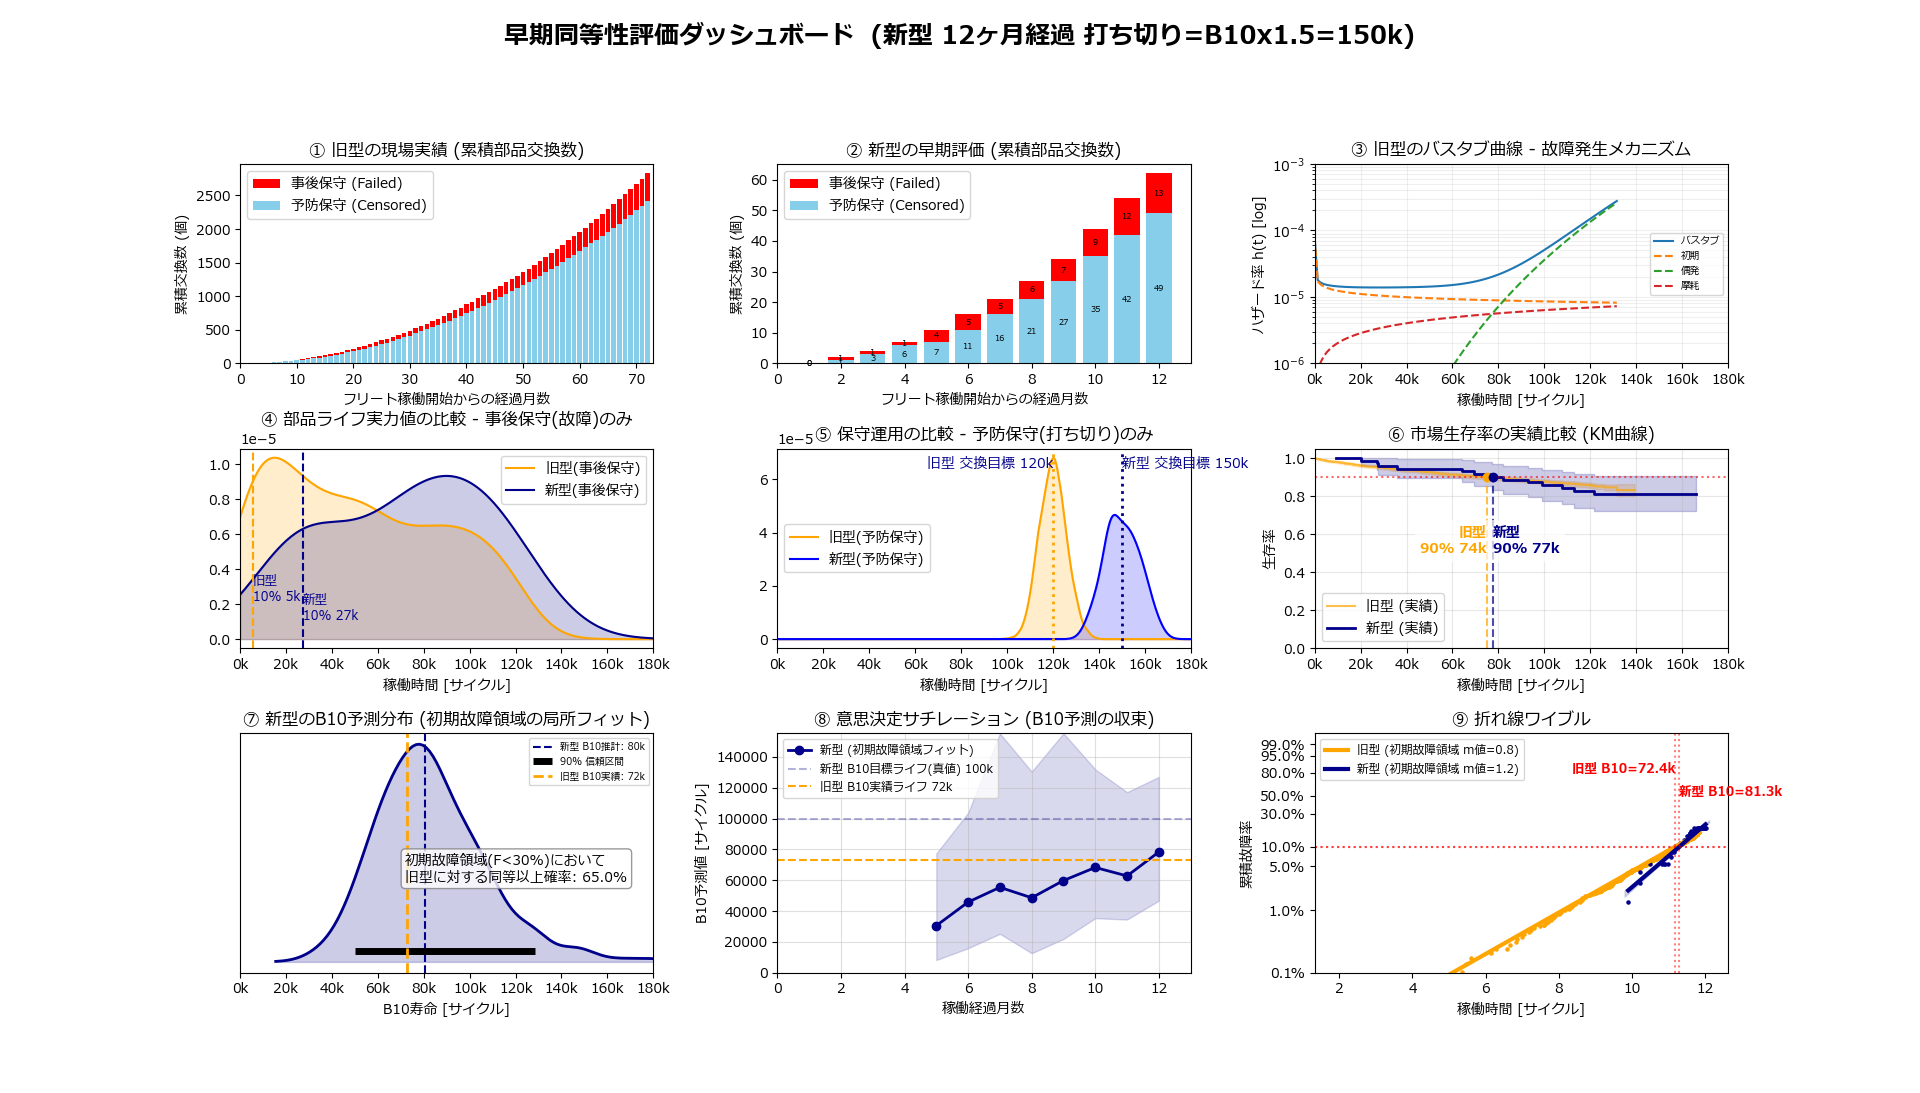

Recreate this plot in Python.
# fleet_reliability_simulator.py

import math
import numpy as np
import pandas as pd
import matplotlib.pyplot as plt
import matplotlib.ticker as ticker
import scipy.stats as stats
import warnings
from matplotlib.gridspec import GridSpec
from scipy.optimize import minimize
from reliability.Distributions import Weibull_Distribution

# 日本語フォント設定 (環境に合わせる)
plt.rcParams['font.family'] = 'sans-serif'
plt.rcParams['font.sans-serif'] = ['Meiryo', 'Hiragino Maru Gothic Pro', 'Yu Gothic', 'Arial']

# シミュレーション用パラメータ
EVAL_MONTHS_NEW = 12
# EVAL_MONTHS_NEW = 24
# EVAL_MONTHS_NEW = 36
# EVAL_MONTHS_NEW = 48
# EVAL_MONTHS_NEW = 60
# EVAL_MONTHS_NEW = 72
EVAL_MONTHS_OLD = 72

CENSORING_FACTOR = 1.5   # 予防保守目標

CYCLES_PER_DAY = 4000

B10_TARGET_NEW = 100000  # 設計ライフ(新型)
B10_TARGET_OLD = 80000   # 設計ライフ(旧型)
PM_TARGET_NEW = B10_TARGET_NEW * CENSORING_FACTOR  # 予防保守目標(新型) = 設計ライフ(新型) x CENSORING_FACTOR
PM_TARGET_OLD = B10_TARGET_OLD * CENSORING_FACTOR  # 予防保守目標(旧型) = 設計ライフ(旧型) x CENSORING_FACTOR

# 競合モデルのワイブルパラメータ (シミュレーション用データ作成時、および③バスタブ曲線で参照する)
#   beta : β値
#   prob : 生成確率
# * alphaは持たない。理由: B10からスケーリングするため不要。
WEIBULL_MODES = [
    {'beta': 0.7, 'prob': 0.3},  # 初期故障モード β<1
    {'beta': 1.0, 'prob': 0.4},  # 偶発故障モード β=1
    {'beta': 2.5, 'prob': 0.3},  # 摩耗故障モード β>1
]
print(f'WEIBULL_MODES={WEIBULL_MODES}')


# 軸ラベルを k 単位にフォーマット
def cycle_formatter(x, pos):
    return f'{int(x/1000)}k'


# ==========================================
# データシミュレーション・エンジン (混合ワイブルモデル)
# ==========================================
def generate_fleet_data(is_new=False, seed=42):
    global b10_target, pm_target

    np.random.seed(seed)

    # グローバル変数からの設定
    if is_new:
        total_months, n_machines = EVAL_MONTHS_NEW, EVAL_MONTHS_NEW  # 機械は毎月1台ずつ増えると仮定
        b10_target = B10_TARGET_NEW
        pm_target = PM_TARGET_NEW
    else:
        total_months, n_machines = EVAL_MONTHS_OLD, EVAL_MONTHS_OLD  # 機械は毎月1台ずつ増えると仮定
        b10_target = B10_TARGET_OLD
        pm_target = PM_TARGET_OLD

    # ------------------------------------------------
    # 混合ワイブル分布プール (初期・偶発・摩耗) の生成
    # ------------------------------------------------
    POOL_SIZE = 15000  # 十分な量のダミー部品を生成

    # 各部品がどの故障モードの運命を背負うかを発生率で割り当て
    mode_indices = np.random.choice([0, 1, 2], size=POOL_SIZE, p=[m['prob'] for m in WEIBULL_MODES])
    raw_lives = np.zeros(POOL_SIZE)

    # 指定されたβ値を持つ標準ワイブル分布からサンプリング
    for i, m in enumerate(WEIBULL_MODES):
        mask = (mode_indices == i)
        n_mode = np.sum(mask)
        if n_mode > 0:
            raw_lives[mask] = np.random.weibull(m['beta'], n_mode)

    # 混合分布全体のB10を算出し、指定のB10設計ライフになるよう全体をスケーリング
    raw_b10 = np.percentile(raw_lives, 10)
    pool_lives = raw_lives * (b10_target / raw_b10)

    # ------------------------------------------------
    # フリート運用のシミュレーション
    # ------------------------------------------------
    records = []
    pool_idx = 0

    for machine_id in range(1, n_machines + 1):
        start_day = (machine_id - 1) * 30
        end_day = total_months * 30
        current_day = start_day

        while current_day < end_day:
            # プールから部品の真の寿命 (Intrinsic Life) を取り出す
            intrinsic_cycles = pool_lives[pool_idx]
            pool_idx += 1

            # 予防保守(PM)の実施タイミング (目標ライフに対して±5%程度の現場の運用バラツキを付与)
            global pm_cycles
            pm_cycles = np.random.normal(pm_target, pm_target * 0.05)

            # 実際に稼働できたサイクル数 (寿命で壊れるか、予防保守で交換されるか早い方)
            actual_cycles = min(intrinsic_cycles, pm_cycles)
            actual_days = actual_cycles / CYCLES_PER_DAY

            # イベントの判定
            status = 'Failed (事後保守)' if intrinsic_cycles < pm_cycles else 'Censored (予防保守)'

            if current_day + actual_days >= end_day:
                # シミュレーション終了時点でまだ機械の中で動いている場合 (Active)
                observed_days = end_day - current_day
                observed_cycles = observed_days * CYCLES_PER_DAY
                records.append({
                    'Machine_ID': machine_id,
                    'Status': 'Active (稼働中)',
                    'Observed_Cycles': observed_cycles,
                    'Observed_Months': observed_days / 30,
                    'Event_Day': end_day,
                    'Event_Month': total_months
                })
                break
            else:
                # 部品交換 (Failed または Censored) が発生した場合
                current_day += actual_days
                records.append({
                    'Machine_ID': machine_id,
                    'Status': status,
                    'Observed_Cycles': actual_cycles,
                    'Observed_Months': actual_days / 30,
                    'Event_Day': current_day,
                    'Event_Month': int(current_day // 30) + 1
                })

    freet_data_df = pd.DataFrame(records)
    freet_data_df['Month_Bin'] = (freet_data_df['Event_Day'] // 30).astype(int) + 1

    return freet_data_df


# ==========================================
# ブートストラップ用の軽量KM関数 (局所ワイブル回帰 + ブートストラップ)
# ==========================================
def compute_km_simple(durations, events):
    """ブートストラップ用の軽量KM関数"""
    times = np.sort(np.unique(durations))
    survival = []
    n_at_risk = len(durations)
    surv_prob = 1.0
    for t in times:
        deaths = np.sum((durations == t) & events)
        censored = np.sum((durations == t) & ~events)
        if n_at_risk > 0:
            surv_prob *= (1 - deaths / n_at_risk)
        survival.append(surv_prob)
        n_at_risk -= (deaths + censored)
    return np.array(times), np.array(survival)


# ==========================================
# 打ち切り(Censored)データを生かすカプラン・マイヤー(KM)ベースの局所フィット
# ==========================================
def bootstrap_b10_local(df_m, n_boot=200, target_f_limit=0.3):
    b10_estimates = []
    durations = df_m['Observed_Cycles'].values
    events = (df_m['Status'] == 'Failed (事後保守)').values
    n_samples = len(durations)

    # 全体の事後保守が少なすぎる場合 (最低3点は必要)
    if np.sum(events) < 3:
        return np.array([])

    for _ in range(n_boot):
        idx = np.random.choice(n_samples, n_samples, replace=True)
        d_boot = durations[idx]
        e_boot = events[idx]

        t, s = compute_km_simple(d_boot, e_boot)
        f = 1 - s
        mask = (f > 0) & (f <= target_f_limit) & (s > 0)

        # フィットには最低2点のユニークなプロット点が必要
        if np.sum(mask) >= 2:
            X = np.log(t[mask])
            Y = np.log(-np.log(1 - f[mask]))

            # Xに重複しかない(特異行列になる)ケースを排除
            if len(np.unique(X)) >= 2:
                slope, intercept = np.polyfit(X, Y, 1)

                # 傾き(β)に関する発散防止
                # βが極端に小さい(<0.3)とB10が無限大に発散するため、物理的に妥当な傾きのみ採用
                if slope > 0.3:
                    b10_y = np.log(-np.log(0.9))
                    b10_x = (b10_y - intercept) / slope

                    # オーバーフロー防止 (exp(20)は約4.8億サイクル)
                    if b10_x < 20:
                        val = np.exp(b10_x)
                        if not np.isinf(val):
                            b10_estimates.append(val)

    return np.array(b10_estimates)


def fit_weibull_simple(durations, events):
    """全データを用いたシンプルな最小二乗法ワイブル回帰"""
    t, s = compute_km_simple(durations, events)
    mask = (s < 1.0) & (s > 0.0) & (t > 0)
    if np.sum(mask) < 2:
        return None, None
    X = np.log(t[mask])
    Y = np.log(-np.log(s[mask]))
    slope, intercept = np.polyfit(X, Y, 1)
    eta = np.exp(-intercept / slope)
    return slope, eta


def get_weibull_y(f_percent):
    """累積故障率(%)をワイブル軸のY値に変換"""
    return np.log(-np.log(1 - f_percent / 100))


# ==========================================
# KM曲線計算用ヘルパー関数
# ==========================================
def compute_km(durations, events):
    times = np.sort(np.unique(durations))
    survival, ci_lower, ci_upper = [], [], []
    n_at_risk = len(durations)
    surv_prob = 1.0
    var_sum = 0.0

    for t in times:
        deaths = np.sum((durations == t) & events)
        censored = np.sum((durations == t) & ~events)
        if n_at_risk > 0:
            surv_prob *= (1 - deaths / n_at_risk)
            # Greenwoodの公式による分散の累積
            if n_at_risk > deaths:
                var_sum += deaths / (n_at_risk * (n_at_risk - deaths))

        survival.append(float(surv_prob))

        # 95%信頼区間
        se = surv_prob * np.sqrt(var_sum)
        ci_lower.append(max(0.0, surv_prob - 1.96 * se))
        ci_upper.append(min(1.0, surv_prob + 1.96 * se))

        n_at_risk -= (deaths + censored)
    return times, survival, ci_lower, ci_upper


# 色設定
color_active = '#348ABD'    # 青系
color_censored = '#A60628'  # 赤系
color_failed = '#7A68A6'    # 紫系
colors = [color_active, color_censored, color_failed]
labels = ['Active (稼働中)', 'Censored (予防保守)', 'Failed (事後保守)']


def main():
    # ------------------------------------------
    # ダッシュボード描画
    # ------------------------------------------
    fig = plt.figure(figsize=(18, 14))
    gs = GridSpec(3, 3, height_ratios=[1, 1, 1.2], hspace=0.4, wspace=0.3)
    fig.suptitle(
        f'早期同等性評価ダッシュボード  (新型 {EVAL_MONTHS_NEW}ヶ月経過 打ち切り=B10x{CENSORING_FACTOR}={PM_TARGET_NEW/1000:.0f}k)',
        fontsize=18, fontweight='bold')

    # データ生成
    df_old = generate_fleet_data(is_new=False)
    df_new = generate_fleet_data(is_new=True)

    print(f'df_new=\n{df_new}')
    print(df_new.groupby(by=['Status'])['Observed_Cycles'].describe())

    # -------------------------------------------------------------------
    # 【上段】 ①② 推移ビュー / ③ バスタブ曲線
    # -------------------------------------------------------------------

    # ① 旧型の現場実績 累積イベント数 (Failed vs Censored)
    if True:
        ax1 = fig.add_subplot(gs[0, 0])
        df_old_plot = df_old[df_old['Status'] != 'Active (稼働中)']    # (Activeを除外し、累積値として描画)

        pivot1 = df_old_plot.groupby(['Month_Bin', 'Status'], observed=False).size().unstack(fill_value=0)
        for col in ['Censored (予防保守)', 'Failed (事後保守)']:
            if col not in pivot1:
                pivot1[col] = 0
        pivot1 = pivot1.reindex(range(1, EVAL_MONTHS_OLD + 1), fill_value=0)
        pivot1_cumsum = pivot1.cumsum()  # 累積和計算

        p1 = ax1.bar(pivot1_cumsum.index, pivot1_cumsum['Censored (予防保守)'], color='skyblue', label='予防保守 (Censored)')
        p2 = ax1.bar(pivot1_cumsum.index, pivot1_cumsum['Failed (事後保守)'], bottom=pivot1_cumsum['Censored (予防保守)'], color='red', label='事後保守 (Failed)')

        # 数値ラベル
        if False:  # 煩雑のため非表示
            fontsize = 6
            ax1.bar_label(p1, label_type='center', fontsize=fontsize, color='black')
            ax1.bar_label(p2, label_type='center', fontsize=fontsize, color='black')

            # 数値ラベル 事後保守+予防保守
            df_new_current = df_new[df_new['Event_Month'] <= EVAL_MONTHS_NEW]
            labels = ['旧型機', '新型機']
            failed_counts = [
                df_old[df_old['Status'] == 'Failed (事後保守)'].shape[0],
                df_new_current[df_new_current['Status'] == 'Failed (事後保守)'].shape[0]]
            censored_counts = [
                df_old[df_old['Status'] == 'Censored (予防保守)'].shape[0],
                df_new_current[df_new_current['Status'] == 'Censored (予防保守)'].shape[0]]
            # ax1.bar_label(p2, labels=[f'Total:{f+c}' for f, c in zip(failed_counts, censored_counts)], padding=3, fontsize=fontsize)

        ax1.set_title('① 旧型の現場実績 (累積部品交換数)')
        ax1.set_xlim(0, EVAL_MONTHS_OLD + 1)
        ax1.set_xlabel('フリート稼働開始からの経過月数')
        ax1.set_ylabel('累積交換数 (個)')

        ax1.legend(loc='upper left')
        # 凡例の並び順を逆転 [Failed, Censored]
        handles, labels = ax1.get_legend_handles_labels()
        ax1.legend(handles[::-1], labels[::-1])

    # ② 新型の早期評価 (Activeを除外し、累積値として描画)
    if True:
        ax2 = fig.add_subplot(gs[0, 1])
        df_new_plot = df_new[df_new['Status'] != 'Active (稼働中)'].copy()

        pivot2 = df_new_plot.groupby(['Month_Bin', 'Status'], observed=False).size().unstack(fill_value=0)
        for col in ['Censored (予防保守)', 'Failed (事後保守)']:
            if col not in pivot2: pivot2[col] = 0
        pivot2 = pivot2.reindex(range(1, EVAL_MONTHS_NEW + 1), fill_value=0)
        pivot2_cumsum = pivot2.cumsum()  # 累積和計算

        p1 = ax2.bar(pivot2_cumsum.index, pivot2_cumsum['Censored (予防保守)'], color='skyblue', label='予防保守 (Censored)')
        p2 = ax2.bar(pivot2_cumsum.index, pivot2_cumsum['Failed (事後保守)'], bottom=pivot2_cumsum['Censored (予防保守)'], color='red', label='事後保守 (Failed)')

        # 数値ラベル
        fontsize = 6
        ax2.bar_label(p1, label_type='center', fontsize=fontsize, color='black')
        ax2.bar_label(p2, label_type='center', fontsize=fontsize, color='black')

        # 数値ラベル 事後保守+予防保守
        df_new_current = df_new[df_new['Event_Month'] <= EVAL_MONTHS_NEW]
        labels = ['旧型機', '新型機']
        failed_counts = [
            df_old[df_old['Status'] == 'Failed (事後保守)'].shape[0],
            df_new_current[df_new_current['Status'] == 'Failed (事後保守)'].shape[0]]
        censored_counts = [
            df_old[df_old['Status'] == 'Censored (予防保守)'].shape[0],
            df_new_current[df_new_current['Status'] == 'Censored (予防保守)'].shape[0]]
        # ax2.bar_label(p2, labels=[f'Total:{f+c}' for f, c in zip(failed_counts, censored_counts)], padding=3, fontsize=fontsize)
        ax2.set_title('② 新型の早期評価 (累積部品交換数)')

        ax2.set_xlim(0, EVAL_MONTHS_NEW + 1)
        ax2.set_xlabel('フリート稼働開始からの経過月数')
        ax2.set_ylabel('累積交換数 (個)')

        ax2.legend(loc='upper left')
        # 凡例の並び順を逆転 [Failed, Censored]
        handles, labels = ax2.get_legend_handles_labels()
        ax2.legend(handles[::-1], labels[::-1])

    # ③ バスタブ曲線
    def draw_bathtub_chart(arg_df):
        print("③バスタブ曲線:")
        df = arg_df[arg_df['Status'] != 'Active (稼働中)']
        df = arg_df[arg_df['Status'] != 'Censored (予防保守)']  # 残りは Failed

        combined_data = np.array(df['Observed_Cycles'].values)
        combined_data.sort()

        # 2. 競合ワイブルモデル（バスタブ型）の関数定義
        def weibull_hazard(t, shape, scale):
            """ワイブル分布の故障率関数 (Hazard Function)"""
            return (shape / scale) * (t / scale)**(shape - 1)

        def bathtub_hazard(t, p1, s1, p2, s2, p3, s3):
            """3つのワイブル分布の和（バスタブ型）"""
            h1 = weibull_hazard(t, p1, s1)  # 初期
            h2 = weibull_hazard(t, p2, s2)  # 偶発
            h3 = weibull_hazard(t, p3, s3)  # 摩耗
            return h1 + h2 + h3

        def log_likelihood(params, data):
            """最尤推定のための対数尤度関数（負の対数尤度を返す）"""
            p1, s1, p2, s2, p3, s3 = params

            # パラメータが正の範囲にあることを制約
            if any(p <= 0 for p in params) or any(s <= 0 for s in params):
                return 1e10

            # 故障率関数 h(t)
            h = bathtub_hazard(data, p1, s1, p2, s2, p3, s3)

            # 累積故障率関数 H(t) (データが小さい順に並んでいると仮定)
            # 簡易的に積分で計算、または数値積分が必要
            # ここでは、データ数が少ない場合の近似的な方法をとるか、
            # 定義に基づいた累積ハザード H(t) = sum( (t/scale)^shape ) を使用

            # 今回は簡単のため、対数尤度を h(t) のみで近似する手法（小データ向け）
            # 正確には survival function S(t) = exp(-H(t)) を使う

            # 累積ハザード H(t) = H1(t) + H2(t) + H3(t)
            H = (data/s1)**p1 + (data/s2)**p2 + (data/s3)**p3

            # 負の対数尤度: - ( Σ log(h(ti)) - Σ H(ti) )
            log_l = np.sum(np.log(h + 1e-10)) - np.sum(H)
            return -log_l

        # 3. バスタブパラメータ推定
        # 初期値
        #  * この指定によって初期・偶発・摩耗の形状に影響する。微妙であり、あまり変えないのが無難。
        #  * α1α2α3は存在しない。このシミュレータではB10目標から逆算しているため
        initial_guess = [
            WEIBULL_MODES[0]['beta'], 1000,    # β1, α1   初期故障
            WEIBULL_MODES[1]['beta'], 40000,   # β2, α2   偶発故障
            WEIBULL_MODES[2]['beta'], 100000,  # β3, α3   摩耗故障
        ]

        # 旧型機において比較的上手くいったときの値
        # initial_guess = [
        #     0.7, 1000,    # β1, α1
        #     1.0, 40000,   # β2, α2
        #     2.5, 100000,  # β3, α3
        # ]

        result = minimize(log_likelihood, initial_guess, args=(combined_data,), method='Nelder-Mead')

        # 4. 結果の出力
        p1, s1, p2, s2, p3, s3 = result.x
        print(f"  推定パラメータ:\n   - 初期: shape={p1:.2f}, scale={s1:.2f}\n   - 偶発: shape={p2:.2f}, scale={s2:.2f}\n   - 摩耗: shape={p3:.2f}, scale={s3:.2f}")

        # 5. 可視化
        # ハザード関数のプロット
        ax3 = fig.add_subplot(gs[0, 2])

        x_vals = np.linspace(0.1, np.max(combined_data), 100)

        # バスタブ曲線プロット
        h_fitted = bathtub_hazard(x_vals, *result.x)
        ax3.plot(x_vals, h_fitted, label='バスタブ')

        # 初期・偶発・摩耗プロット
        d_infant_mortality = Weibull_Distribution(alpha=s1, beta=p1).HF(xvals=x_vals, label='初期', linestyle='--')
        d_random_failures  = Weibull_Distribution(alpha=s2, beta=p2).HF(xvals=x_vals, label='偶発', linestyle='--')
        d_ware_out         = Weibull_Distribution(alpha=s3, beta=p3).HF(xvals=x_vals, label='摩耗', linestyle='--')

        ax3.xaxis.set_major_formatter(ticker.FuncFormatter(cycle_formatter))  # 軸ラベルを k 単位にフォーマット
        ax3.set_xlim(0, B10_TARGET_NEW * CENSORING_FACTOR * 1.2)
        ax3.set_ylim(1e-6, 1e-3)
        ax3.grid(True, which="both", ls="-", alpha=0.2)
        ax3.set_title('③ 旧型のバスタブ曲線 - 故障発生メカニズム')
        ax3.set_xlabel('稼働時間 [サイクル]')
        ax3.set_ylabel('ハザード率 h(t) [log]')
        ax3.set_yscale('log')

        ax3.legend(loc='right', fontsize='x-small')

    draw_bathtub_chart(df_old)

    # -------------------------------------------------------------------
    # 【中段】 ④設計評価 / ⑤運用評価 / ⑥市場生存率
    # -------------------------------------------------------------------

    x_grid = np.linspace(0, B10_TARGET_NEW * CENSORING_FACTOR * 2, 500)

    # ④ 設計評価 (Failed のみ抽出)
    ax4 = fig.add_subplot(gs[1, 0])
    fail_old = df_old[df_old['Status'] == 'Failed (事後保守)']['Observed_Cycles']
    fail_new = df_new[df_new['Status'] == 'Failed (事後保守)']['Observed_Cycles']

    if len(fail_old) > 1:
        ax4.plot(x_grid, stats.gaussian_kde(fail_old)(x_grid), color='orange', label='旧型(事後保守)')
        ax4.fill_between(x_grid, stats.gaussian_kde(fail_old)(x_grid), alpha=0.2, color='orange')
    if len(fail_new) > 1:
        ax4.plot(x_grid, stats.gaussian_kde(fail_new)(x_grid), color='darkblue', label='新型(事後保守)')
        ax4.fill_between(x_grid, stats.gaussian_kde(fail_new)(x_grid), alpha=0.2, color='darkblue')

    # B10ライン (理論値または実績値から算出)
    b10_old_val = np.percentile(df_old[df_old['Status'] == 'Failed (事後保守)']['Observed_Cycles'], 10)
    b10_new_val = np.percentile(df_new[df_new['Status'] == 'Failed (事後保守)']['Observed_Cycles'], 10)
    ax4.axvline(b10_old_val, color='orange', linestyle='--', alpha=1.0)
    ax4.axvline(b10_new_val, color='darkblue', linestyle='--', alpha=1.0)
    ax4.text(b10_old_val, ax4.get_ylim()[1]*0.20, f'旧型\n10% {int(b10_old_val/1000)}k', color='darkblue', ha='left', fontsize=9)
    ax4.text(b10_new_val, ax4.get_ylim()[1]*0.10, f'新型\n10% {int(b10_new_val/1000)}k', color='darkblue', ha='left', fontsize=9)

    ax4.set_title('④ 部品ライフ実力値の比較 - 事後保守(故障)のみ')
    ax4.set_xlabel('稼働時間 [サイクル]')
    ax4.xaxis.set_major_formatter(ticker.FuncFormatter(cycle_formatter))  # 軸ラベルを k 単位にフォーマット
    ax4.set_xlim(0, B10_TARGET_NEW * CENSORING_FACTOR * 1.2)
    ax4.legend()

    # ⑤ 運用評価 (Censored のみ抽出)
    ax5 = fig.add_subplot(gs[1, 1])
    cens_old = df_old[df_old['Status'] == 'Censored (予防保守)']['Observed_Cycles']
    cens_new = df_new[df_new['Status'] == 'Censored (予防保守)']['Observed_Cycles']

    if len(cens_old) > 1:
        ax5.plot(x_grid, stats.gaussian_kde(cens_old)(x_grid), color='orange', label='旧型(予防保守)')
        ax5.fill_between(x_grid, stats.gaussian_kde(cens_old)(x_grid), alpha=0.2, color='orange')
    if len(cens_new) > 1:
        ax5.plot(x_grid, stats.gaussian_kde(cens_new)(x_grid), color='blue', label='新型(予防保守)')
        ax5.fill_between(x_grid, stats.gaussian_kde(cens_new)(x_grid), alpha=0.2, color='blue')

    ax5.axvline(PM_TARGET_OLD, color='orange', linestyle=':', linewidth=2)
    ax5.axvline(PM_TARGET_NEW, color='darkblue', linestyle=':', linewidth=2)
    ax5.text(PM_TARGET_OLD, ax5.get_ylim()[1]*0.9, f'旧型 交換目標 {PM_TARGET_OLD/1000:.0f}k', color='darkblue', ha='right')
    ax5.text(PM_TARGET_NEW, ax5.get_ylim()[1]*0.9, f'新型 交換目標 {PM_TARGET_NEW/1000:.0f}k', color='darkblue', ha='left')

    ax5.set_title('⑤ 保守運用の比較 - 予防保守(打ち切り)のみ')
    ax5.set_xlabel('稼働時間 [サイクル]')
    ax5.set_xlim(0, B10_TARGET_NEW * CENSORING_FACTOR * 1.2)
    ax5.xaxis.set_major_formatter(ticker.FuncFormatter(cycle_formatter))  # 軸ラベルを k 単位にフォーマット

    ax5.legend(loc='center left')

    # ⑥ 市場生存率の実績比較と予測 (KM曲線)
    ax6 = fig.add_subplot(gs[1, 2])
    events_old = df_old['Status'] == 'Failed (事後保守)'
    t_old, s_old, l_old, u_old = compute_km(df_old['Observed_Cycles'], events_old)
    ax6.step(t_old, s_old, where='post', color='orange', alpha=0.7, label='旧型 (実績)')
    ax6.fill_between(t_old, l_old, u_old, step='post', color='orange', alpha=0.2)  # 信頼区間

    events_new = df_new['Status'] == 'Failed (事後保守)'
    t_new, s_new, l_new, u_new = compute_km(df_new['Observed_Cycles'], events_new)
    ax6.step(t_new, s_new, where='post', color='darkblue', linewidth=2, label='新型 (実績)')
    ax6.fill_between(t_new, l_new, u_new, step='post', color='darkblue', alpha=0.2)  # 信頼区間

    ax6.axhline(0.9, color='red', linestyle=':', alpha=0.6)  # 90%生存線

    # 交点の算出とプロット (簡易線形補間)
    def draw_b10_marker(times, survival, color, label):
        if min(survival) <= 0.9:
            # 0.9をまたぐ時間を特定
            b10_est = np.interp(0.9, survival[::-1], times[::-1])
            ax6.vlines(b10_est, 0, 0.9, color=color, linestyle='--', alpha=0.7)
            ax6.plot(b10_est, 0.9, 'o', color=color)
            if label == '旧型':
                ha='right'
            elif label == '新型':
                ha='left'
            else:
                assert False
            ax6.text(b10_est, 0.5, f'{label}\n90% {int(b10_est/1000)}k', color=color,
                     ha=ha, weight='bold', bbox=dict(facecolor='white', alpha=0.7, edgecolor='none'))

    draw_b10_marker(t_old, s_old, 'orange', '旧型')
    draw_b10_marker(t_new, s_new, 'darkblue', '新型')

    ax6.set_title('⑥ 市場生存率の実績比較 (KM曲線)')
    ax6.set_xlabel('稼働時間 [サイクル]')
    ax6.set_ylabel('生存率')
    ax6.set_ylim(0, 1.05)
    ax6.set_xlim(0, B10_TARGET_NEW * CENSORING_FACTOR * 1.2)
    ax6.xaxis.set_major_formatter(ticker.FuncFormatter(cycle_formatter))  # 軸ラベルを k 単位にフォーマット

    ax6.grid(alpha=0.3)
    ax6.legend()

    # -------------------------------------------------------------------
    # 【下段】 ⑦B10予測(PyMC) / ⑧累積故障数予測 (ワイド表示)
    # -------------------------------------------------------------------

    # ==========================================
    # ワイブル回帰用ヘルパー関数 (カプラン・マイヤー推定量から β, ηを算出)
    # ==========================================
    def fit_weibull_from_km(km_times, km_survival):
        # Pythonのリスト型が渡された場合に備え、NumPy配列に変換する
        km_times = np.array(km_times)
        km_survival = np.array(km_survival)

        # S(t) = 1 または 0 のデータを除外 (log(0)エラー回避)
        mask = (km_survival < 1.0) & (km_survival > 0.0) & (km_times > 0)
        if not np.any(mask):
            return None, None

        # ワイブルプロット用の変数変換: X = ln(t), Y = ln(-ln(S(t)))
        X = np.log(km_times[mask])
        Y = np.log(-np.log(km_survival[mask]))

        if len(X) < 2:
            return None, None

        # 最小二乗法で回帰直線をフィッティング
        slope, intercept = np.polyfit(X, Y, 1)
        beta = slope
        eta = np.exp(-intercept / beta)
        return beta, eta, X, Y

    beta_old, eta_old, X_old, Y_old = fit_weibull_from_km(t_old, s_old)
    beta_new, eta_new, X_new, Y_new = fit_weibull_from_km(t_new, s_new)

    # ------------------------------------------
    # ⑦ B10寿命予測 (ブートストラップ用の軽量KM関数によるCI付き分布)
    # ------------------------------------------

    ax7 = fig.add_subplot(gs[2, 0])

    print('⑦ B10寿命予測')

    # 評価月時点でのデータ抽出とブートストラップ実行 (下側30%への局所フィット)
    df_new_current = df_new[df_new['Event_Month'] <= EVAL_MONTHS_NEW]

    global b10_samples_new
    b10_samples_new = bootstrap_b10_local(df_new_current, n_boot=2000, target_f_limit=0.3)
    print(f' - b10_samples_new={b10_samples_new} ({len(b10_samples_new)})')

    # 旧型は全データを使って精緻な基準値を算出
    b10_samples_old = bootstrap_b10_local(df_old, n_boot=500, target_f_limit=0.3)
    b10_old_baseline = np.median(b10_samples_old) if len(b10_samples_old) > 0 else B10_TARGET_OLD

    if len(b10_samples_new) > 10:
        # KDE描画
        kde = stats.gaussian_kde(b10_samples_new)
        x_vals = np.linspace(min(b10_samples_new) * 0.7, max(b10_samples_new) * 1.3, 500)
        ax7.plot(x_vals, kde(x_vals), color='darkblue', linewidth=2)
        ax7.fill_between(x_vals, 0, kde(x_vals), color='darkblue', alpha=0.2)

        # 同等以上確率の計算と表示
        prob_better = np.mean(b10_samples_new >= b10_old_baseline) * 100
        msg = f"初期故障領域(F<30%)において\n旧型に対する同等以上確率: {prob_better:.1f}%"
        ax7.text(0.4, 0.5, msg, transform=ax7.transAxes, verticalalignment='top',
                 bbox=dict(boxstyle='round', facecolor='white', alpha=0.8, edgecolor='gray'))

        b10_median = np.median(b10_samples_new)
        ci_lower, ci_upper = np.percentile(b10_samples_new, [5, 95])

        ax7.axvline(b10_median, color='darkblue', linestyle='--', label=f'新型 B10推計: {int(b10_median/1000)}k')
        ax7.hlines(y=max(kde(x_vals))*0.05, xmin=ci_lower, xmax=ci_upper, color='black', linewidth=5, label='90% 信頼区間')

    ax7.axvline(b10_old_baseline, color='orange', linestyle='--', linewidth=2, label=f'旧型 B10実績: {int(b10_old_baseline/1000)}k')
    ax7.set_yticks([])
    ax7.set_xlabel('B10寿命 [サイクル]')
    ax7.set_title('⑦ 新型のB10予測分布 (初期故障領域の局所フィット)')
    ax7.legend(loc='upper right', fontsize='x-small')

    ax7.set_xlim(0, B10_TARGET_NEW * CENSORING_FACTOR * 1.2)
    ax7.xaxis.set_major_formatter(ticker.FuncFormatter(cycle_formatter))  # 軸ラベルを k 単位にフォーマット

    # ------------------------------------------
    # グラフ⑧: サチレーション・チャート
    # ------------------------------------------
    ax8 = fig.add_subplot(gs[2, 1])

    months = np.arange(2, EVAL_MONTHS_NEW + 1)
    medians, lowers, uppers, is_local = [], [], [], []

    # 局所フィットと全体フィットの両方を算出
    for m in months:
        df_m = df_new[df_new['Event_Month'] <= m]
        # まず局所フィットを試みる
        samples = bootstrap_b10_local(df_m, n_boot=300, target_f_limit=0.3)

        if len(samples) > 15:  # 局所フィットに十分なデータがある
            print(f'm={m} 局所フィットに十分なデータがある: len(samples)={len(samples)}')

            medians.append(np.median(samples))
            l, u = np.percentile(samples, [5, 95])
            lowers.append(l)
            uppers.append(u)
            is_local.append(True)

        else:  # データ不足時は全体フィットで補完
            print(f'm={m} データ不足時は全体フィットで補完 len(samples)={len(samples)}')

            beta_f, eta_f = fit_weibull_simple(df_m['Observed_Cycles'].values, (df_m['Status'] == 'Failed (事後保守)').values)
            if beta_f:
                b10_f = eta_f * (-np.log(0.9))**(1/beta_f)
                medians.append(b10_f)
            else:
                medians.append(np.nan)
            lowers.append(np.nan)
            uppers.append(np.nan)
            is_local.append(False)

    # プロット (スタイルを変えて描画)
    medians = np.array(medians)

    # 新型 (全体フィットが行われた場合のみ表示する)
    num_is_local = len([x for x in medians[~np.array(is_local)] if not math.isnan(x)])
    if num_is_local >= 1:
        ax8.plot(months[~np.array(is_local)], medians[~np.array(is_local)], 'o--', color='gray', alpha=0.5, label='新型 (全体フィット; 少N期)')

    ax8.plot(months[is_local], medians[is_local], 'o-', color='darkblue', linewidth=2, label='新型 (初期故障領域フィット)')
    ax8.fill_between(months, lowers, uppers, color='darkblue', alpha=0.15)

    # 新型 (真値)
    ax8.axhline(B10_TARGET_NEW, color='darkblue', alpha=0.3, linestyle='--', label=f'新型 B10目標ライフ(真値) {int(B10_TARGET_NEW/1000)}k')
    # 旧型 (実績)
    ax8.axhline(b10_old_baseline, color='orange', linestyle='--', label=f'旧型 B10実績ライフ {int(b10_old_baseline/1000)}k')

    ax8.set_xlim(0, EVAL_MONTHS_NEW)
    ax8.set_title("⑧ 意思決定サチレーション (B10予測の収束)")

    ax8.set_xlabel('稼働経過月数')
    ax8.set_ylabel('B10予測値 [サイクル]')
    ax8.grid(True, alpha=0.4)
    ax8.legend(loc='upper left', fontsize='small')

    ax8.set_xlim(0, EVAL_MONTHS_NEW + 1)
    ax8.set_ylim(0, max([y for y in uppers if not math.isnan(y)]))

    # ------------------------------------------
    # ⑨ 局所ワイブルプロット (折れ線フィッティング)
    # ------------------------------------------
    ax9 = fig.add_subplot(gs[2, 2])

    def plot_broken_weibull(ax, df_target, color, label):
        durations = df_target['Observed_Cycles'].values
        events = (df_target['Status'] == 'Failed (事後保守)').values
        t, s = compute_km_simple(durations, events)
        f = 1 - s

        valid_idx = (f > 0) & (s > 0)
        if np.sum(valid_idx) == 0:
            return

        t_valid, f_valid = t[valid_idx], f[valid_idx]

        # 生データのプロット
        X = np.log(t_valid)
        Y = np.log(-np.log(1 - f_valid))
        ax.scatter(X, Y, color=color, alpha=1, s=5)

        # 30%以下 (初期故障モード) + 信頼区間(CI)バンド
        # --------------------------------
        mask1 = (f_valid <= 0.3)
        n_points = np.sum(mask1)

        if n_points > 2:  # CI計算には3点以上必要
            X_m, Y_m = X[mask1], Y[mask1]

            # scipy.stats.linregress を使って回帰と誤差を計算
            res = stats.linregress(X_m, Y_m)
            slope1, intercept1 = res.slope, res.intercept

            # 回帰直線の描画
            ax.plot(X_m, slope1 * X_m + intercept1, color=color, linewidth=3, label=f'{label} (初期故障領域 m値={slope1:.1f})')

            # 信頼区間(CI)バンドの描画
            t_val = stats.t.ppf(0.975, n_points - 2) # 95% CI
            Sxx = np.sum((X_m - np.mean(X_m))**2)

            if Sxx > 0:
                s_err = np.sqrt(np.sum((Y_m - (slope1 * X_m + intercept1))**2) / (n_points - 2))
                # 描画用のX範囲 (少し延長して見栄えを良くする)
                x_band = np.linspace(min(X_m) - 0.1, max(X_m) + 0.1, 50)
                y_hat = slope1 * x_band + intercept1
                ci_width = t_val * s_err * np.sqrt(1/n_points + (x_band - np.mean(X_m))**2 / Sxx)

                # CIの塗りつぶし
                ax.fill_between(x_band, y_hat - ci_width, y_hat + ci_width, color=color, alpha=0.15)

            # B10ラインの描画 (傾きが正の場合のみ)
            if slope1 > 0:
                b10_y = np.log(-np.log(0.9))
                b10_x = (b10_y - intercept1) / slope1
                ax.axhline(y=b10_y, color='red', linestyle=':', alpha=0.5)
                ax.axvline(x=b10_x, color='red', linestyle=':', alpha=0.5)

                if label == '旧型':
                    ax.text(b10_x, get_weibull_y(80), f'旧型 B10={np.exp(b10_x)/1000:.1f}k', color='red', ha='right', fontsize=9, fontweight='bold')
                elif label == '新型':
                    ax.text(b10_x, get_weibull_y(50), f'新型 B10={np.exp(b10_x)/1000:.1f}k', color='red', ha='left', fontsize=9, fontweight='bold')
                else:
                    assert False

        elif n_points == 2:
            # 2点しかない場合はCI計算不能のため直線のみ
            slope1, intercept1 = np.polyfit(X[mask1], Y[mask1], 1)
            ax.plot(X[mask1], slope1 * X[mask1] + intercept1, color=color, linewidth=3, label=f'{label} (初期故障領域 m値={slope1:.1f})')

        # 30%以上 (偶発・摩耗モード)
        # --------------------------------
        mask2 = (f_valid > 0.3)
        if np.sum(mask2) >= 2:
            slope2, intercept2 = np.polyfit(X[mask2], Y[mask2], 1)
            ax.plot(X[mask2], slope2 * X[mask2] + intercept2, color=color, linestyle='--', linewidth=1.5, alpha=0.7)

    plot_broken_weibull(ax9, df_old, 'orange', '旧型')
    plot_broken_weibull(ax9, df_new_current, 'darkblue', '新型')

    y_ticks_f = np.array([0.1, 1, 5, 10, 30, 50, 80, 95, 99])  # ワイブルプロットY座標の刻み値 (%)
    ax9.set_yticks(get_weibull_y(y_ticks_f))
    ax9.set_yticklabels([f'{v}%' for v in y_ticks_f])
    ax9.set_ylim(get_weibull_y(0.1), get_weibull_y(99.9))
    ax9.set_title("⑨ 折れ線ワイブル")

    ax9.set_ylabel('累積故障率')
    ax9.set_xlabel('稼働時間 [サイクル]')

    ax9.legend(loc='upper left', fontsize='small')  # fontsize='x-small'

    plt.tight_layout(rect=[0, 0.03, 1, 0.96])
    plt.show()


if __name__ == '__main__':
    # pymc 不具合回避のため、__spec__ がない場合は定義する
    if '__spec__' not in globals():
        __spec__ = None

    main()
